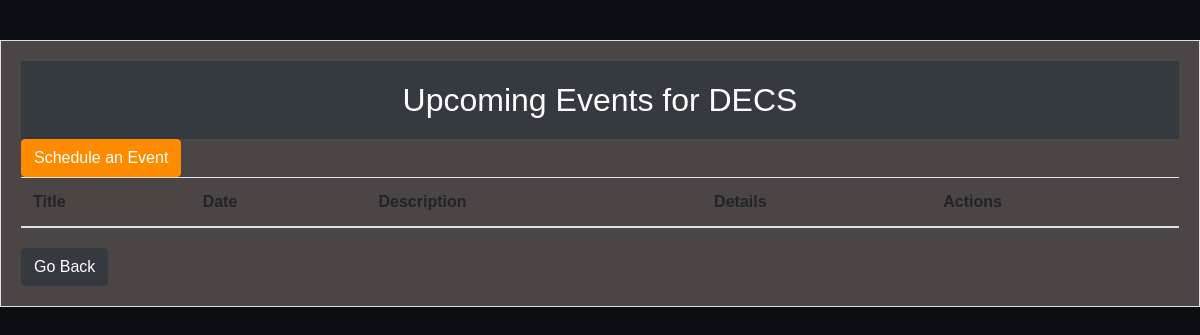
/society/1/events/ (signed in), run on an earlier commit of the app's database.
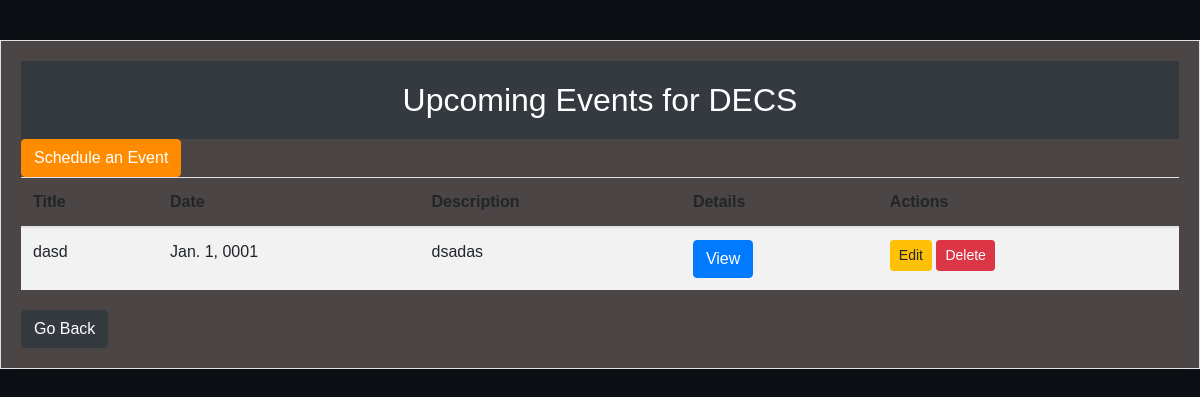
And on a later commit of the database.
### Society/models.py (models this page shows, shortened)
class Event(models.Model):
    society = models.ForeignKey(Society, on_delete=models.CASCADE, related_name="events")
    title = models.CharField(max_length=255)
    description = models.TextField()
    date = models.DateField()
    venue = models.CharField(max_length=255)
    created_at = models.DateTimeField(auto_now_add=True)
    created_by = models.ForeignKey(CustomUser, on_delete=models.CASCADE)
    image = models.ImageField(upload_to='events/images/', blank=True, null=True)
    video = models.FileField(upload_to='events/videos/', blank=True, null=True)
    is_participating_event = models.BooleanField(default=False)
    max_participants = models.PositiveIntegerField(null=True, blank=True)
    participants = models.ManyToManyField(CustomUser, related_name="participating_events", blank=True)
    banned_participants = models.ManyToManyField(CustomUser, related_name='banned_events', blank=True)

### Society/views.py (the view)
# urls.py: path('society/<int:society_id>/events/', sviews.upcoming_events, name='upcoming_events'),
@login_required
@login_required
def upcoming_events(request, society_id):
    society = get_object_or_404(Society, id=society_id)
    events = Event.objects.filter(society=society).order_by('date')
    is_admin = society.admins.filter(id=request.user.id).exists()
    context = {
        'society': society,
        'events': events,
        'is_admin': is_admin,
    }
    return render(request, 'upcoming_events.html', context)

### Templates/upcoming_events.html (shortened to what this page needs)
<!DOCTYPE html>
<html lang="en">
<head>
    <link rel="stylesheet" href="https://stackpath.bootstrapcdn.com/bootstrap/4.5.2/css/bootstrap.min.css">
</head>
<body>
    <div class="container">
        <div class="header">
            <h2>Upcoming Events for {{ society.name }}</h2>
        </div>
        <div class="row">
            <div class="col-md-12">
                {% if is_admin %}
                    <a href="{% url 'create_event' society.id %}" class="btn btn-primary">Schedule an Event</a>
                {% endif %}
            </div>
        </div>
        <div class="table-responsive">
            <table class="table table-striped">
                <thead>
                    <tr>
                        <th>Title</th>
                        <th>Date</th>
                        <th>Description</th>
                        <th>Details</th>
                        {% if is_admin %}
                            <th>Actions</th>
                        {% endif %}
                    </tr>
                </thead>
                <tbody>
                    {% for event in events %}
                        <tr>
                            <td>{{ event.title }}</td>
                            <td>{{ event.date }}</td>
                            <td>{{ event.description }}</td>
                            <td><a href="{% url 'event_detail' event.id %}" class="btn btn-info">View</a></td>
                            {% if is_admin %}
                                <td>
                                    <a href="{% url 'edit_event' event.id %}" class="btn btn-warning btn-sm">Edit</a>
                                    <form action="{% url 'delete_event' event.id %}" method="POST" style="display:inline;">
                                        <button type="submit" class="btn btn-danger btn-sm" onclick="return confirm('Are you sure you want to delete this event?');">Delete</button>
                                    </form>
                                </td>
                            {% endif %}
                        </tr>
                    {% endfor %}
                </tbody>
            </table>
        </div>
        <div class="row">
            <div class="col-md-12">
                <a href="{% if society.id == 1 %}{% url 'decshome' %}{% elif society.id == 2 %}{% url 'acmhome' %}{% elif society.id == 3 %}{% url 'pcomhome' %}{% endif %}" class="btn btn-secondary">Go Back</a>
            </div>
        </div>
    </div>
</body>
</html>

What changed in the data, as far as the page shows it:
added Event: title "dasd", date "Jan. 1, 0001", description "dsadas"
